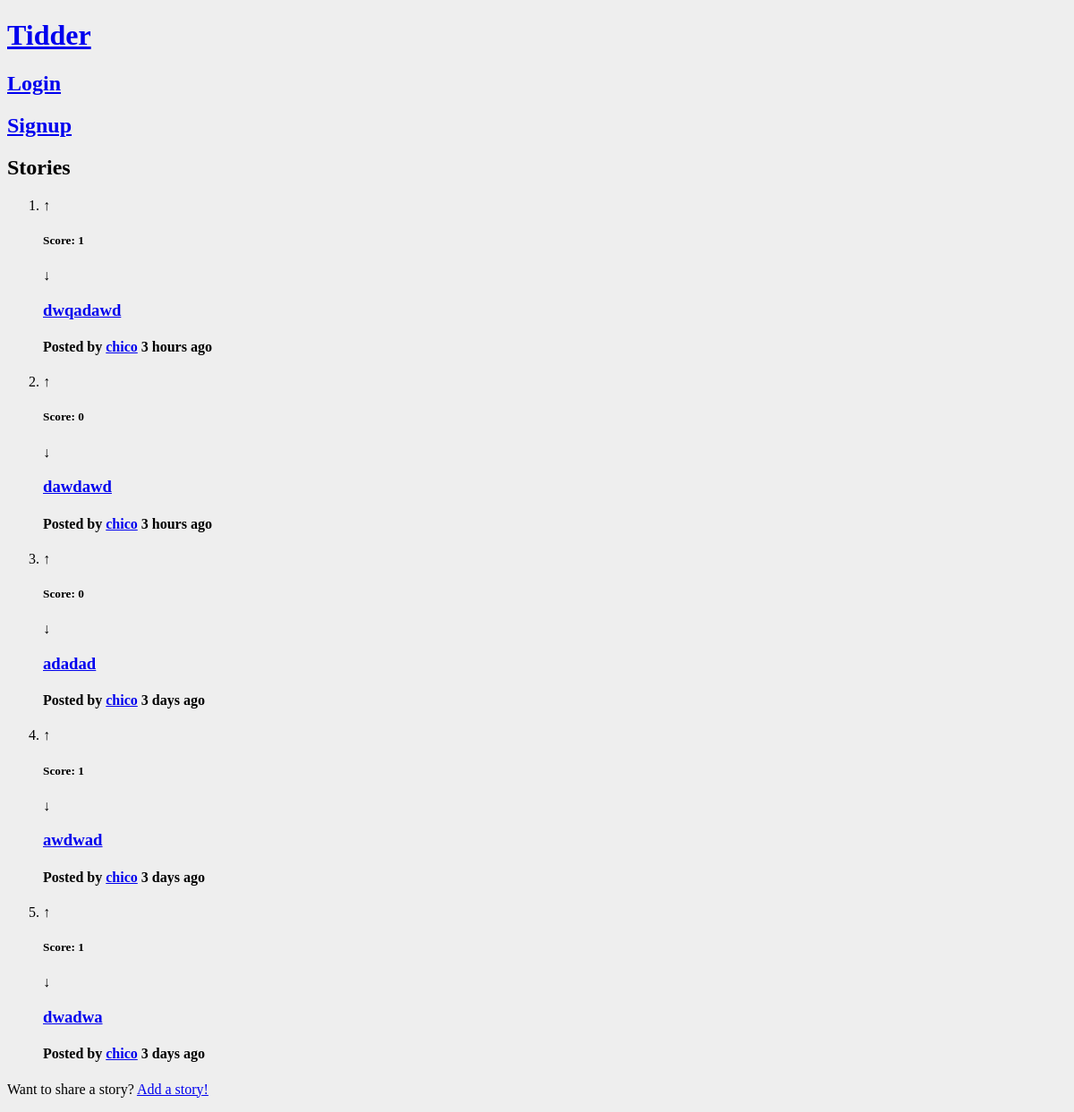
The page /pages/stories.php on the database as committed earlier.
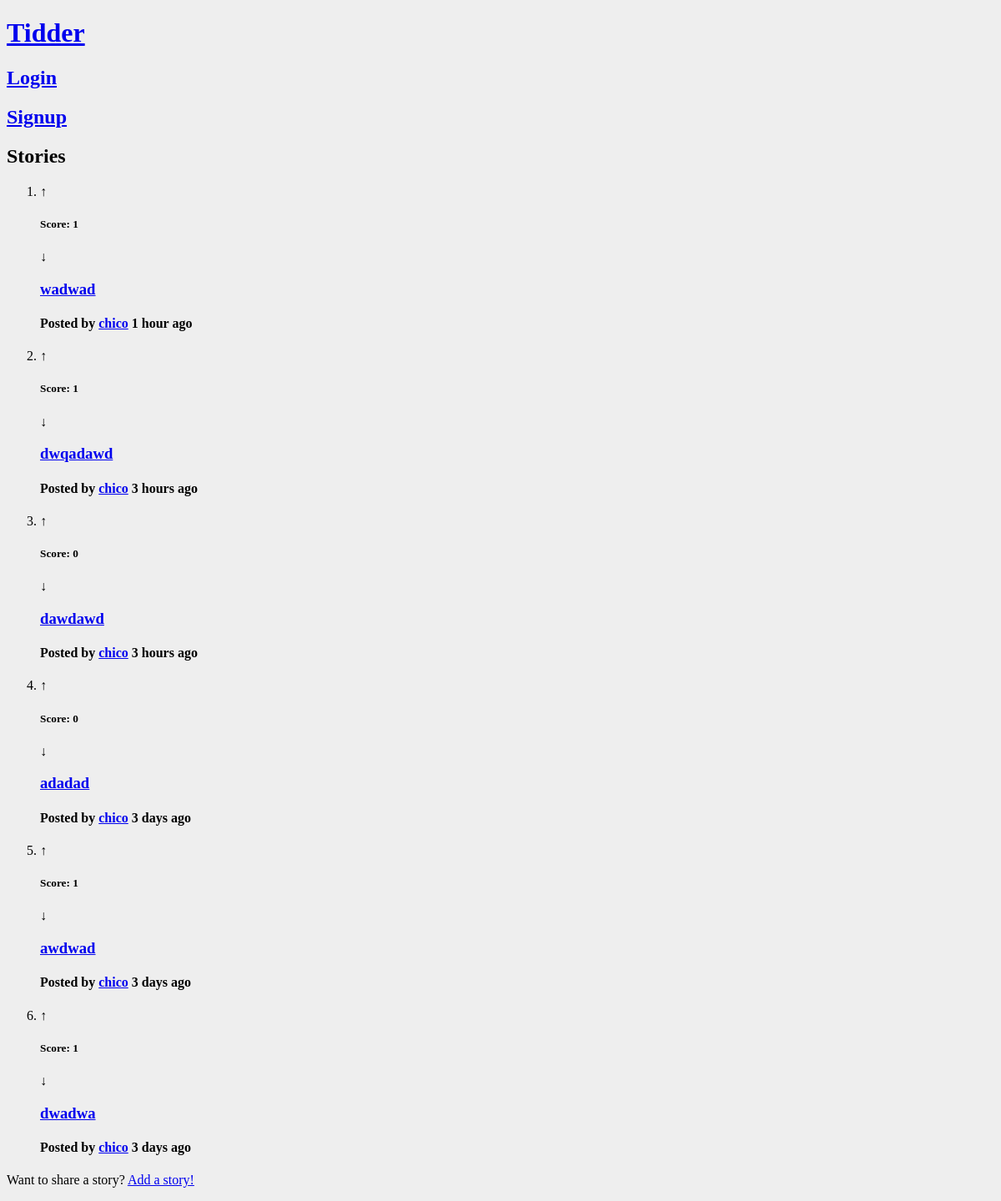
The same page on the database as committed later.
### tables this page shows
CREATE TABLE opinion (
    opinion_id INTEGER NOT NULL PRIMARY KEY AUTOINCREMENT,
	parent_id INTEGER REFERENCES opinion(opinion_id),
    opinion_title VARCHAR,
    opinion_text VARCHAR NOT NULL,
	posted DATETIME NOT NULL,
    user_id INTEGER NOT NULL REFERENCES user
);

### pages/stories.php (called while the page is built, shortened)
<?php
	include_once('../includes/date.php');
	include_once('../database/db_story.php');
	include_once('../templates/tpl_common.php');
	include_once('../templates/tpl_stories.php');
	$stories = array_reverse(getAllStories());
	$now = time();
	for($i = 0; $i < count($stories); $i++){
		$stories[$i]['username'] = getUserName($stories[$i]['user_id']);
		$stories[$i]['score'] = getScore($stories[$i]['opinion_id']);
	}
	$page = 'stories.php';
	draw_header(true);
	draw_stories($stories,true);
	draw_footer();
?>

### database/db_story.php (called while the page is built, shortened)
<?php
	function getAllStories() {
		$db = Database::instance()->db();
		$stmt = $db->prepare('SELECT * FROM opinion WHERE parent_id IS NULL');
		$stmt->execute();
		return $stmt->fetchAll();
	}
?>

### includes/date.php (called while the page is built, shortened)
<?php
	function deltaTime($now, $date){
		$time = strtotime($date);
		$delta = $now - $time;
		if(!floor($delta/86400)){
			$time_word = (floor($delta/3600) == 1 ? ' hour ' : ' hours ');
			return floor($delta/3600).$time_word.'ago';
		}
		if(!floor($delta/2592000)){
			$time_word = (floor($delta/86400) == 1 ? ' day ' : ' days ');
			return floor($delta/86400).$time_word.'ago';
		}
		$time_word = (floor($delta/31104000) == 1 ? ' year ' : ' years ');
		return floor($delta/31104000).$time_word.'ago';
	}
?>

### templates/tpl_stories.php (the view)
<?php function draw_stories($stories, $not_profile){ ?>
        <section id="stories">
		<header>
			<h2>Stories</h2>
		</header>
		<ol>
        <?php
            foreach($stories as $story)
				draw_story($story);
		if($not_profile){
		?>
		</ol>
		<footer>
			<p>Want to share a story? <a href="add_story.php">Add a story!</a></p>
		</footer>
	    </section>
		<?php
			}
		} ?>
    <?php function draw_story($story) {
		global $now;?>
		<li>
        <article class="story" data-id="<?=$story['opinion_id']?>">
				<div class="upvote" role="button" data-value="<?=$story['vote']?>">&#8593;</div>
				<h5>Score: <?=$story['score']?></h5>
				<div class="downvote" role="button" data-value="<?=$story['vote']?>">&#8595;</div>
				<h3><a href="story.php?story_id=<?=$story['opinion_id']?>"><?=$story['opinion_title']?></a></h3>
				<h4>Posted by <a href="<?='profile.php?username='.urlencode($story['username'])?>"><?=$story['username']?></a> <?=deltaTime($now, $story['posted'])?></h4>
		</article>
		</li>
    <?php } ?>

### templates/tpl_common.php (shortened to what this page needs)
<?php
function draw_header($isnt_login_signup) {
	global $page;
?>
<!DOCTYPE html>
<html lang="en-US">
<head>
	<link rel="stylesheet" type="text/css" href="../css/style.css">
</head>
<body>
	<header>
		<h1><a href="../index.php">Tidder</a></h1>
	<?php if(!isset($_SESSION['user_id'])) {
			if($isnt_login_signup) { ?>
				<h2><a href='../pages/login.php?redirect=<?=urlencode($page)?>''>Login</a></h2>
				<h2><a href='../pages/signup.php?redirect=<?=urlencode($page)?>'>Signup</a></h2>
	<?php }
	} else {
			$username = getUserName($_SESSION['user_id']);
			$profile_link = "../pages/profile.php?username=".urlencode($username); ?>
			<h2><a href=<?=$profile_link?>>Your Profile</a></h2>
			<h2><a href='../actions/action_logout.php?redirect=<?=urlencode($page)?>'>Logout</a></h2>
	<?php } ?>
	</header>
<?php
}
function draw_footer() {?>
	</body>
</html>
<?php } ?>

### css/style.css (style rules this page uses)
body { background-color: #eee; }

Rows that differ between the two databases and show on the page:
added opinion: user "1", opinion_title "wadwad", username "chico", posted "1 hour ago"
